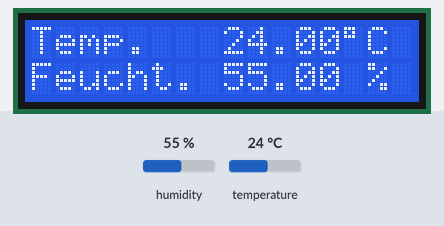
A sketch run on a simulated Arduino Uno, built with avr-gcc and run on an emulated ATmega328P. On the bench: 16×2 character LCD. The test bench sets the inputs (shaded band); at power-on: humidity 55 %, temperature 24 °C.

Above: at 2.7 s.
2.8 s: humidity set to 22 %
At 6.9 s:
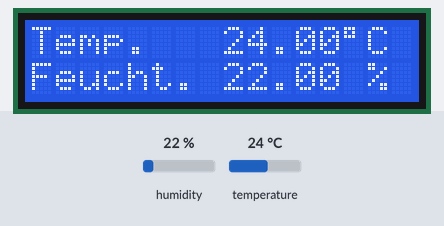
8.8 s: temperature set to 12 °C
At 12.9 s:
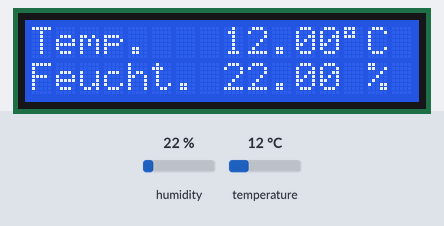
14.8 s: humidity set to 40 %
At 17.8 s:
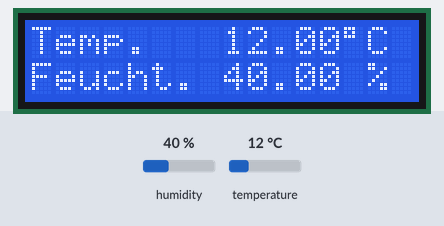
20.8 s: temperature set to 19 °C
At 22.6 s:
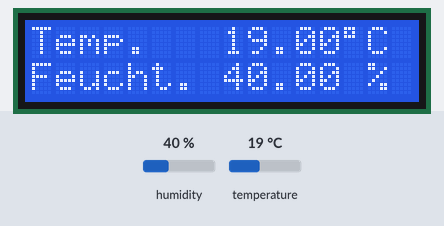
Timing chart, 0 to 24.1 s (numbered marks = the images above; inputs shaded):
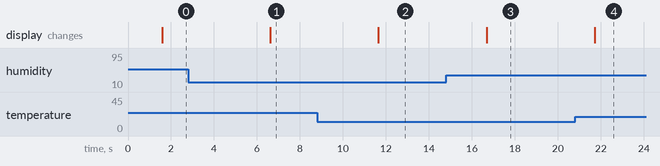

The sketch:

WeatherStation.ino
```cpp
#include "DHT.h"
#include <LiquidCrystal.h>
const int rs = 12, en = 11, d4 = 7, d5 = 6, d6 = 5, d7 = 4;
LiquidCrystal lcd(rs, en, d4, d5, d6, d7);

#define DHTPIN 2
#define DHTTYPE DHT11   // DHT 11

DHT dht(DHTPIN, DHTTYPE);

void setup() {
  lcd.begin(16, 2);
  lcd.setCursor(0, 0);
  lcd.print("Temperatur &");
  lcd.setCursor(0, 1);
  lcd.print("Luftfeuchtigkeit");

  delay(1500);
  lcd.clear();

  dht.begin();
}

void loop() {
  // Reading temperature or humidity takes about 250 milliseconds!
  // Sensor readings may also be up to 2 seconds 'old' (its a very slow sensor)
  float h = dht.readHumidity();
  // Read temperature as Celsius (the default)
  float t = dht.readTemperature();

  // Check if any reads failed and exit early (to try again).
  if (isnan(h) || isnan(t)) {
    //Serial.println(F("Failed to read from DHT sensor!"));
    delay(1500);
    lcd.setCursor(0, 0);
    lcd.print(F("SENSOR READ"));
    lcd.setCursor(0, 1);
    lcd.print(F("FAILED!"));
    return;
  }

  // Compute heat index in Celsius (isFahreheit = false)
  float hic = dht.computeHeatIndex(t, h, false);

  lcd.setCursor(0, 0);
  lcd.print(F("Temp.   "));
  lcd.print(t);
  lcd.print((char)223); // '°'
  lcd.print(F("C"));

  lcd.setCursor(0, 1);
  lcd.print(F("Feucht. "));
  lcd.print(h);
  lcd.print(F(" %"));

  delay(5000);
}
```

Measured:
- after the input at 2.8 s, the display: changes after 3.8 s (image 1)
- after the input at 8.8 s, the display: changes after 2.9 s (image 2)
- after the input at 14.8 s, the display: changes after 1.9 s (image 3)
- after the input at 20.8 s, the display: changes after 0.91 s (image 4)
